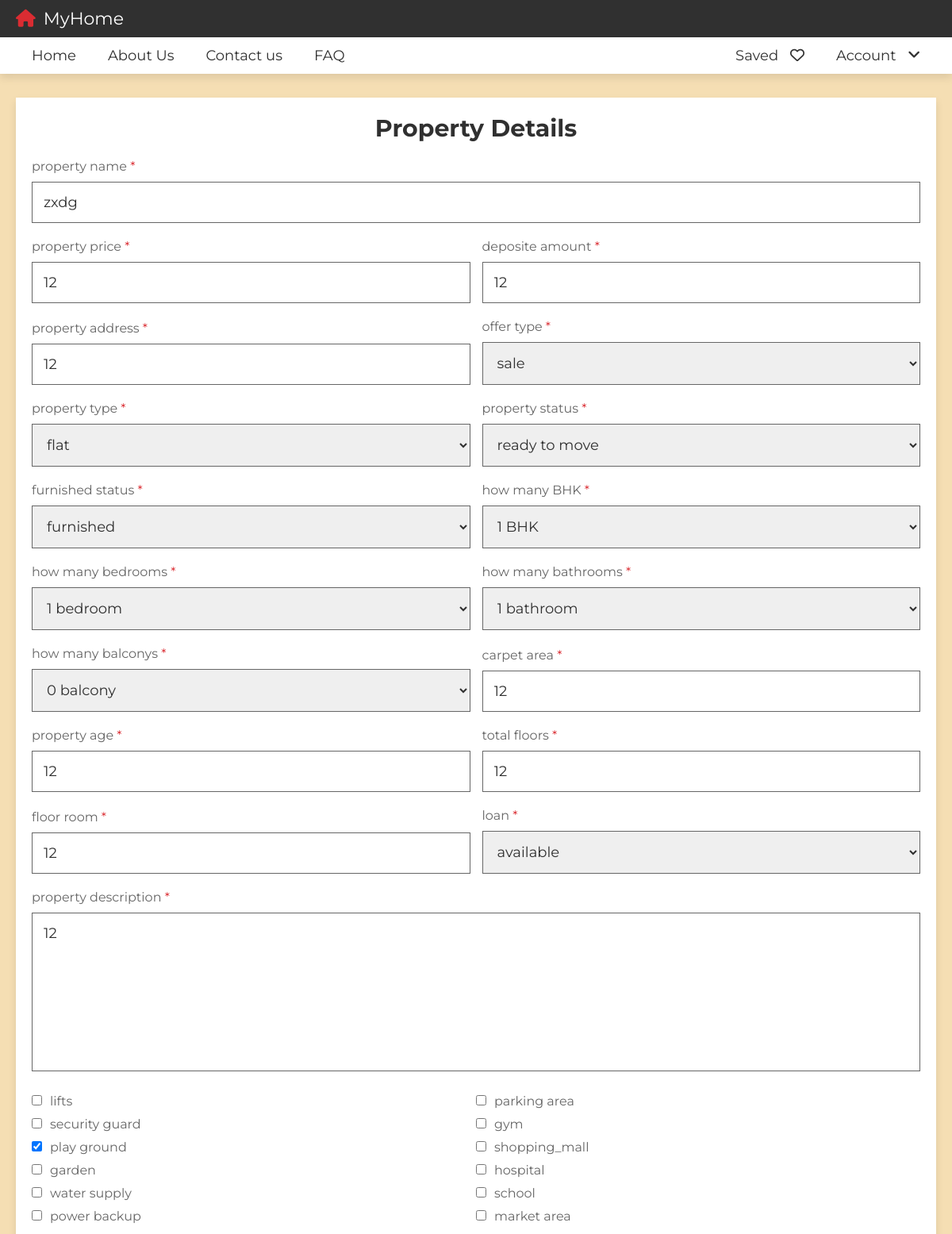
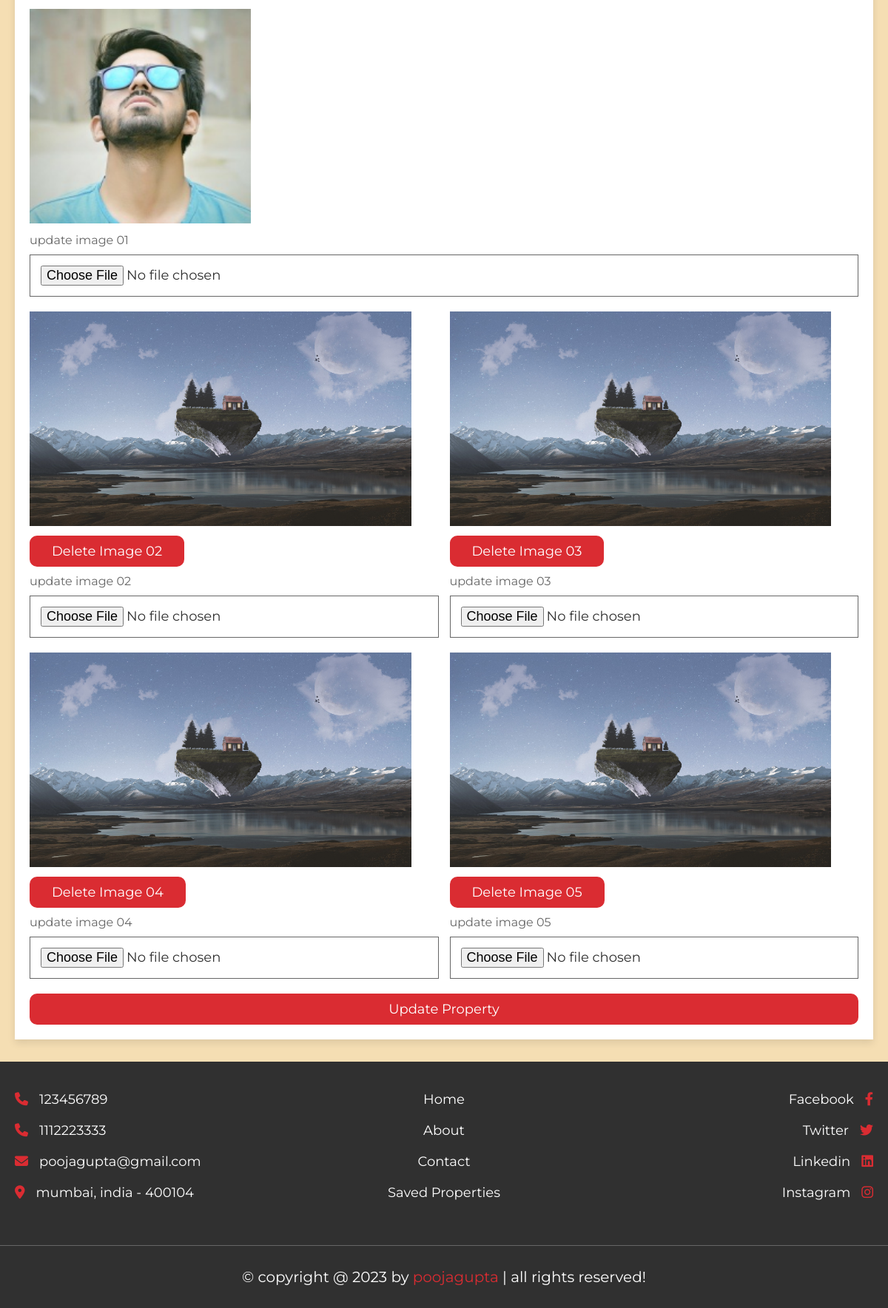
Screenshot of /refer/update_property.php?get_id=3 (signed in) with the database file from the repository (2 pictures, top to bottom).
### tables this page shows
CREATE TABLE `property` (
  `id` int(20) NOT NULL,
  `user_id` varchar(20) NOT NULL,
  `property_name` varchar(50) NOT NULL,
  `address` varchar(100) NOT NULL,
  `price` varchar(10) NOT NULL,
  `type` varchar(10) NOT NULL,
  `offer` varchar(10) NOT NULL,
  `status` varchar(50) NOT NULL,
  `furnished` varchar(50) NOT NULL,
  `bhk` varchar(10) NOT NULL,
  `deposite` varchar(10) NOT NULL,
  `bedroom` varchar(10) NOT NULL,
  `bathroom` varchar(10) NOT NULL,
  `balcony` varchar(10) NOT NULL,
  `carpet` varchar(10) NOT NULL,
  `age` varchar(2) NOT NULL,
  `total_floors` varchar(2) NOT NULL,
  `room_floor` varchar(2) NOT NULL,
  `loan` varchar(50) NOT NULL,
  `lift` varchar(3) NOT NULL,
  `security_guard` varchar(3) NOT NULL DEFAULT 'no',
  `play_ground` varchar(3) DEFAULT 'no',
  `garden` varchar(3) NOT NULL DEFAULT 'no',
  `water_supply` varchar(3) NOT NULL DEFAULT 'no',
  `power_backup` varchar(3) NOT NULL DEFAULT 'no',
  `parking_area` varchar(3) NOT NULL DEFAULT 'no',
  `gym` varchar(3) NOT NULL DEFAULT 'no',
  `shopping_mall` varchar(3) DEFAULT 'no',
  `hospital` varchar(3) NOT NULL DEFAULT 'no',
  `school` varchar(3) NOT NULL DEFAULT 'no',
  `market_area` varchar(3) NOT NULL DEFAULT 'no',
  `image_01` varchar(50) NOT NULL,
  `image_02` varchar(50) NOT NULL,
  `image_03` varchar(50) NOT NULL,
  `image_04` varchar(50) NOT NULL,
  `image_05` varchar(50) NOT NULL,
  `description` varchar(1000) NOT NULL,
  `date` date NOT NULL DEFAULT current_timestamp()
);

### refer/update_property.php (the view, shortened to what this page needs)
<?php
include 'components/connect.php';
if(isset($_GET['get_id'])){
   $get_id = $_GET['get_id'];
}else{
   $get_id = '';
   header('location:home.php');
}
?>
<!DOCTYPE html>
<html lang="en">
<head>
   <link rel="stylesheet" href="https://cdnjs.cloudflare.com/ajax/libs/font-awesome/6.2.0/css/all.min.css">
   <link rel="stylesheet" href="css/style.css">
</head>
<body>
<?php include 'components/user_header.php'; ?>
<section class="property-form">
   <?php
      $select_properties = $conn->prepare("SELECT * FROM `property` WHERE id = ? ORDER BY date DESC LIMIT 1");
      $select_properties->execute([$get_id]);
      if($select_properties->rowCount() > 0){
         while($fetch_property = $select_properties->fetch(PDO::FETCH_ASSOC)){
   ?>
   <form action="" method="POST" enctype="multipart/form-data">
      <h3>property details</h3>
      <div class="box">
         <p>property name <span>*</span></p>
         <input type="text" name="property_name" required maxlength="50" placeholder="enter property name" value="<?= $fetch_property['property_name']; ?>" class="input">
      </div>
      <div class="flex">
         <div class="box">
            <p>property price <span>*</span></p>
            <input type="number" name="price" required min="0" max="9999999999" maxlength="10" value="<?= $fetch_property['price']; ?>" placeholder="enter property price" class="input">
         </div>
         <div class="box">
            <p>deposite amount <span>*</span></p>
            <input type="number" name="deposite" required min="0" max="9999999999" value="<?= $fetch_property['deposite']; ?>" maxlength="10" placeholder="enter deposite amount" class="input">
         </div>
         <div class="box">
            <p>property address <span>*</span></p>
            <input type="text" name="address" required maxlength="100" placeholder="enter property full address" class="input" value="<?= $fetch_property['address']; ?>">
         </div>
         <div class="box">
            <p>offer type <span>*</span></p>
            <select name="offer" required class="input">
               <option value="<?= $fetch_property['offer']; ?>" selected><?= $fetch_property['offer']; ?></option>
            </select>
         </div>
         <div class="box">
            <p>property type <span>*</span></p>
            <select name="type" required class="input">
               <option value="<?= $fetch_property['type']; ?>" selected><?= $fetch_property['type']; ?></option>
            </select>
         </div>
         <div class="box">
            <p>property status <span>*</span></p>
            <select name="status" required class="input">
               <option value="<?= $fetch_property['status']; ?>" selected><?= $fetch_property['status']; ?></option>
            </select>
         </div>
         <div class="box">
            <p>furnished status <span>*</span></p>
            <select name="furnished" required class="input">
               <option value="<?= $fetch_property['furnished']; ?>" selected><?= $fetch_property['furnished']; ?></option>
            </select>
         </div>
         <div class="box">
            <p>how many BHK <span>*</span></p>
            <select name="bhk" required class="input">
               <option value="<?= $fetch_property['bhk']; ?>" selected><?= $fetch_property['bhk']; ?> BHK</option>
            </select>
         </div>
         <div class="box">
            <p>how many bedrooms <span>*</span></p>
            <select name="bedroom" required class="input">
               <option value="<?= $fetch_property['bedroom']; ?>" selected><?= $fetch_property['bedroom']; ?> bedroom</option>
            </select>
         </div>
         <div class="box">
            <p>how many bathrooms <span>*</span></p>
            <select name="bathroom" required class="input">
               <option value="<?= $fetch_property['bathroom']; ?>" selected><?= $fetch_property['bathroom']; ?> bathroom</option>
            </select>
         </div>
         <div class="box">
            <p>how many balconys <span>*</span></p>
            <select name="balcony" required class="input">
               <option value="<?= $fetch_property['balcony']; ?>" selected><?= $fetch_property['balcony']; ?> balcony</option>
            </select>
         </div>
         <div class="box">
            <p>carpet area <span>*</span></p>
            <input type="number" name="carpet" required min="1" max="9999999999" maxlength="10" placeholder="how many squarefits?" class="input" value="<?= $fetch_property['carpet']; ?>">
         </div>
         <div class="box">
            <p>property age <span>*</span></p>
            <input type="number" name="age" required min="0" max="99" maxlength="2" placeholder="how old is property?" class="input" value="<?= $fetch_property['age']; ?>">
         </div>
         <div class="box">
            <p>total floors <span>*</span></p>
            <input type="number" name="total_floors" required min="0" max="99" maxlength="2" placeholder="how floors available?" class="input" value="<?= $fetch_property['total_floors']; ?>">
         </div>
         <div class="box">
            <p>floor room <span>*</span></p>
            <input type="number" name="room_floor" required min="0" max="99" maxlength="2" placeholder="property floor number" class="input" value="<?= $fetch_property['room_floor']; ?>">
         </div>
         <div class="box">
            <p>loan <span>*</span></p>
            <select name="loan" required class="input">
               <option value="<?= $fetch_property['loan']; ?>" selected><?= $fetch_property['loan']; ?></option>
            </select>
         </div>
      </div>
      <div class="box">
         <p>property description <span>*</span></p>
         <textarea name="description" maxlength="1000" class="input" required cols="30" rows="10" placeholder="write about property..." ><?= $fetch_property['description']; ?></textarea>
      </div>
      <div class="checkbox">
         <div class="box">
            <p><input type="checkbox" name="lift" value="yes" <?php if($fetch_property['lift'] == 'yes'){echo 'checked'; } ?> />lifts</p>
            <p><input type="checkbox" name="security_guard" value="yes" <?php if($fetch_property['security_guard'] == 'yes'){echo 'checked'; } ?> />security guard</p>
            <p><input type="checkbox" name="play_ground" value="yes" <?php if($fetch_property['play_ground'] == 'yes'){echo 'checked'; } ?> />play ground</p>
            <p><input type="checkbox" name="garden" value="yes" <?php if($fetch_property['garden'] == 'yes'){echo 'checked'; } ?> />garden</p>
            <p><input type="checkbox" name="water_supply" value="yes" <?php if($fetch_property['water_supply'] == 'yes'){echo 'checked'; } ?> />water supply</p>
            <p><input type="checkbox" name="power_backup" value="yes" <?php if($fetch_property['power_backup'] == 'yes'){echo 'checked'; } ?> />power backup</p>
         </div>
         <div class="box">
            <p><input type="checkbox" name="parking_area" value="yes" <?php if($fetch_property['parking_area'] == 'yes'){echo 'checked'; } ?> />parking area</p>
            <p><input type="checkbox" name="gym" value="yes" <?php if($fetch_property['gym'] == 'yes'){echo 'checked'; } ?> />gym</p>
            <p><input type="checkbox" name="shopping_mall" value="yes" <?php if($fetch_property['shopping_mall'] == 'yes'){echo 'checked'; } ?> />shopping_mall</p>
            <p><input type="checkbox" name="hospital" value="yes" <?php if($fetch_property['hospital'] == 'yes'){echo 'checked'; } ?> />hospital</p>
            <p><input type="checkbox" name="school" value="yes" <?php if($fetch_property['school'] == 'yes'){echo 'checked'; } ?> />school</p>
            <p><input type="checkbox" name="market_area" value="yes" <?php if($fetch_property['market_area'] == 'yes'){echo 'checked'; } ?> />market area</p>
         </div>
      </div>
      <div class="box">
         <img src="uploaded_files/<?= $fetch_property['image_01']; ?>" class="image" alt="">
         <p>update image 01</p>
         <input type="file" name="image_01" class="input" accept="image/*">
      </div>
      <div class="flex">
         <div class="box">
            <?php if(!empty($fetch_property['image_02'])){ ?>
            <img src="uploaded_files/<?= $fetch_property['image_02']; ?>" class="image" alt="">
            <input type="submit" value="delete image 02" name="delete_image_02" class="inline-btn" onclick="return confirm('delete image 02');">
            <?php } ?>
            <p>update image 02</p>
            <input type="file" name="image_02" class="input" accept="image/*">
         </div>
         <div class="box">
            <?php if(!empty($fetch_property['image_03'])){ ?>
            <img src="uploaded_files/<?= $fetch_property['image_03']; ?>" class="image" alt="">
            <input type="submit" value="delete image 03" name="delete_image_03" class="inline-btn" onclick="return confirm('delete image 03');">
            <?php } ?>
            <p>update image 03</p>
            <input type="file" name="image_03" class="input" accept="image/*">
         </div>
         <div class="box">
            <?php if(!empty($fetch_property['image_04'])){ ?>
            <img src="uploaded_files/<?= $fetch_property['image_04']; ?>" class="image" alt="">
            <input type="submit" value="delete image 04" name="delete_image_04" class="inline-btn" onclick="return confirm('delete image 04');">
            <?php } ?>
            <p>update image 04</p>
            <input type="file" name="image_04" class="input" accept="image/*">
         </div>
         <div class="box">
            <?php if(!empty($fetch_property['image_05'])){ ?>
            <img src="uploaded_files/<?= $fetch_property['image_05']; ?>" class="image" alt="">
            <input type="submit" value="delete image 05" name="delete_image_05" class="inline-btn" onclick="return confirm('delete image 05');">
            <?php } ?>
            <p>update image 05</p>
            <input type="file" name="image_05" class="input" accept="image/*">
         </div>
      </div>
      <input type="submit" value="update property" class="btn" name="update">
   </form>
   <?php
      }
   }else{
      echo '<p class="empty">property not found! <a href="post_property.php" style="margin-top:1.5rem;" class="btn">add new</a></p>';
   }
   ?>
</section>
<?php include 'components/footer.php'; ?>
</body>
</html>

### css/style.css (style rules this page uses)
:root { --main-color: #da2c32; --light-color: #666; --light-bg: #eee; --white: #fff; --black: #303030; --border: 0.1rem solid var(--light-color); --box-shodow: 0 0.5rem 1rem rgba(0, 0, 0, 0.1); }
* { font-family: "Montserrat", sans-serif; margin: 0; padding: 0; box-sizing: border-box; outline: none; border: none; text-decoration: none; }
html { font-size: 62.5%; overflow-x: hidden; scroll-behavior: smooth; scroll-padding-top: 10rem; }
body { background-color: wheat; }
h1,p { color: #303030; }
section { padding: 3rem 2rem; max-width: 1200px; margin: 0 auto; }
.btn, .inline-btn { margin-top: 1rem; padding: 1rem 3rem; background-color: var(--main-color); color: var(--white); cursor: pointer; text-align: center; font-size: 1.8rem; text-transform: capitalize; }
.btn { display: block; width: 100%; border-radius: 10px; }
.inline-btn { display: inline-block; border-radius: 10px; }
.property-form form { background-color: var(--white); padding: 2rem; box-shadow: var(--box-shodow); }
.property-form form h3 { font-size: 3rem; text-align: center; padding-bottom: 1rem; color: var(--black); text-transform: capitalize; }
.property-form form .flex { display: flex; flex-wrap: wrap; column-gap: 1.5rem; justify-content: space-between; align-items: flex-end; }
.property-form form .box { flex: 1 1 40rem; }
.property-form form .box .input { width: 100%; border: var(--border); margin: 1rem 0; padding: 1.4rem; color: var(--black); font-size: 1.8rem; }
.property-form form textarea { height: 20rem; resize: none; }
.property-form form .box .input option[selected] { background-color: var(--black); color: var(--white); }
.property-form form .box .image { height: 30rem; width: 100%; object-fit: contain; padding-top: 1rem; object-position: left; }
.property-form form .box p { font-size: 1.6rem; color: var(--light-color); padding-top: 1rem; }
.property-form form .box p span { color: var(--main-color); }
.property-form form .checkbox { display: flex; justify-content: space-between; padding-bottom: 1rem; margin: 0.5rem 0; flex-wrap: wrap; }
.property-form form .checkbox .box { flex: 1 1 20rem; }
.property-form form .checkbox .box input { margin-right: 1rem; cursor: pointer; }

### rows the page displays
property: property_name "zxdg", price "12", deposite "12", address "12", offer "sale", type "flat", status "ready to move", furnished "furnished", bhk "1 BHK", bedroom "1 bedroom", bathroom "1 bathroom", balcony "0 balcony", carpet "12", age "12", total_floors "12", room_floor "12", loan "available", description "12", play_ground "☑", image_01 (picture), image_02 (picture), image_03 (picture), image_04 (picture), image_05 (picture)
